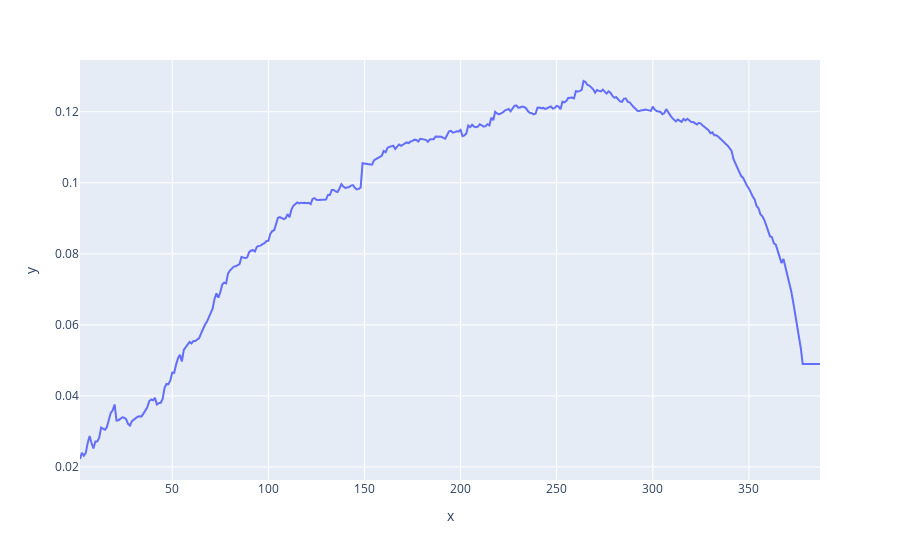

The notebook cell saved with this chart:
### Code cell
print(f"Best n clusters = {best_n_clusters['n']} with a silhouette score of {best_n_clusters['score']}")
px.line(x=range(2, len(df_embeddings)), y=silhouettes)

### Figure 1 — Plotly figure (JSON) as saved in the notebook; plotly's stock layout.template omitted (floating-point values rounded to 4 significant figures; data arrays with more than 128 entries replaced by an {"elided": "..."} marker saying what was removed)
{"data": [{"hovertemplate": "x=%{x}<br>y=%{y}<extra></extra>", "legendgroup": "", "line": {"color": "#636efa", "dash": "solid"}, "marker": {"symbol": "circle"}, "mode": "lines", "name": "", "orientation": "v", "showlegend": false, "type": "scatter", "x": {"elided": "386 int values"}, "xaxis": "x", "y": {"elided": "386 float values"}, "yaxis": "y"}], "layout": {"legend": {"tracegroupgap": 0}, "margin": {"t": 60}, "xaxis": {"anchor": "y", "domain": [0, 1], "title": {"text": "x"}}, "yaxis": {"anchor": "x", "domain": [0, 1], "title": {"text": "y"}}}}
